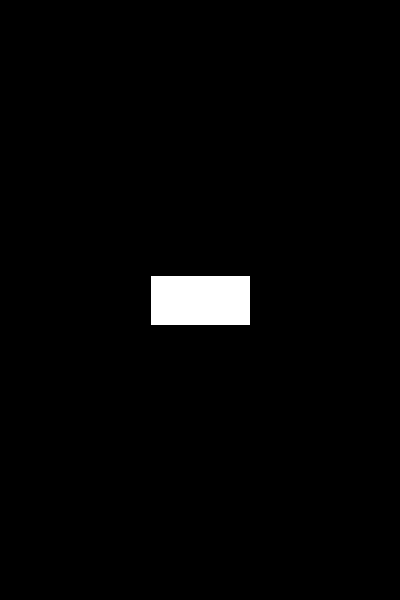
Frame 1 (no input)
Frame 60 (the mouse pressed at the canvas centre just before this capture): identical to frame 1, image omitted
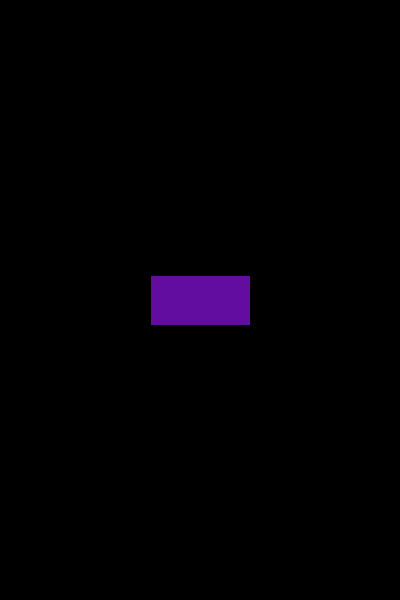
Frame 120 (the mouse held since frame 60 and released just before this capture)

The Processing sketch that drew these frames (run headless with seeded random() and noise(); from frame 60 on, the mouse is pressed at the canvas centre):

// Processing sketch: week01_01_simple_button
// ── week01_01_simple_button.pde
//Aven,02/27/2017,New Meida,WPP,SADA
void setup() {
  size(400,600);
}

void draw() {
  //center: width/2,height/2
  //w: 100,h:50
  background(0);
  rect(width/2-50,height/2-25,100,50);
  if(mouseX > width/2-50 && mouseX < width/2+50 &&
  mouseY > height/2-25 && mouseY < height/2+25){
    //------------------
    if(mousePressed){ //hover and click
      fill(random(255),random(255),random(255));
    }else{//hover non-click
        fill(100);
    }
    //-------------------
  }else{
    fill(255);
  }
}
